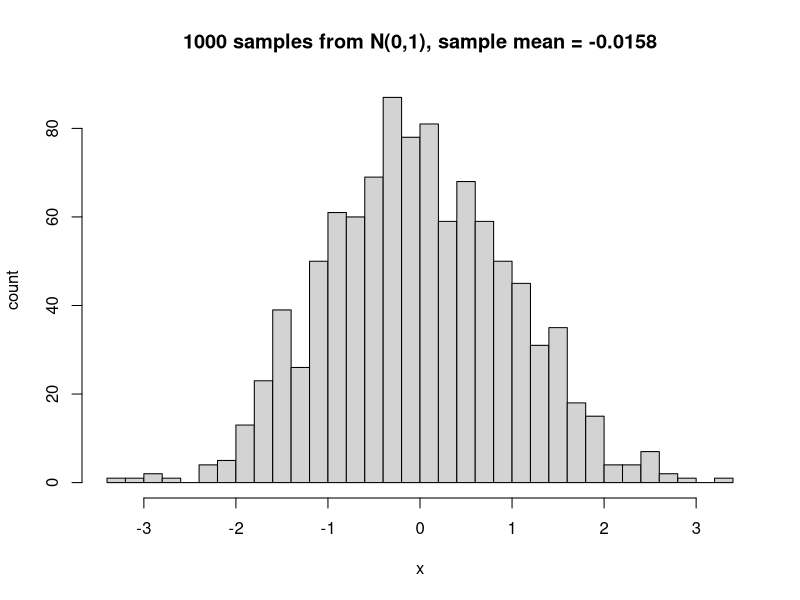

This figure's R source:
# smoke_test.R
# MATH 166 -- Statistics (Prof. Andreas Mang)
# Homework 0, Problem 4(a): toolchain smoke test.
#
# Draw n = 1000 i.i.d. samples from N(0,1), report the sample mean, and plot a
# histogram. Base R only; no packages needed.
#
# Run:  Rscript smoke_test.R     (or  source("smoke_test.R")  in R / RStudio)

set.seed(0)                      # reproducibility (remove for a fresh draw)

n <- 1000
x <- rnorm(n)                    # i.i.d. N(0,1)

cat(sprintf("sample mean of n = %d draws: %.4f\n", n, mean(x)))

png("hw00-histogram.png", width = 960, height = 720, res = 150)   # draw into a file
hist(x, breaks = 30, xlab = "x", ylab = "count",
     main = sprintf("%d samples from N(0,1), sample mean = %.4f", n, mean(x)))
invisible(dev.off())                                             # write the file

# -----------------------------------------------------------------------------
# This script is part of STAN (Statistics: Theory, Applications & Numerics),
# the code repository for MATH 166 at Tufts University:
# https://github.com/andreasmang/stan
